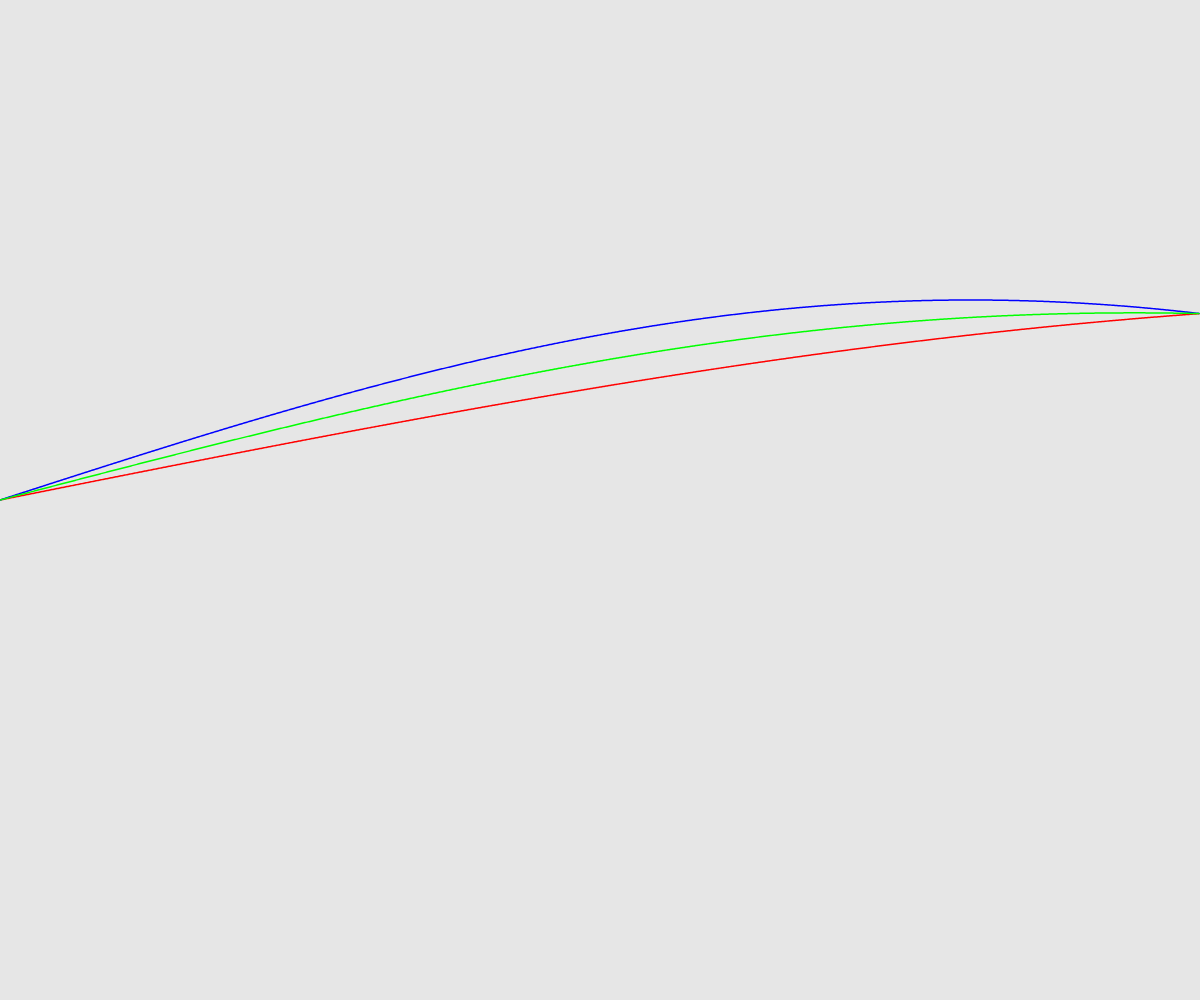
Frame 1 (no input)
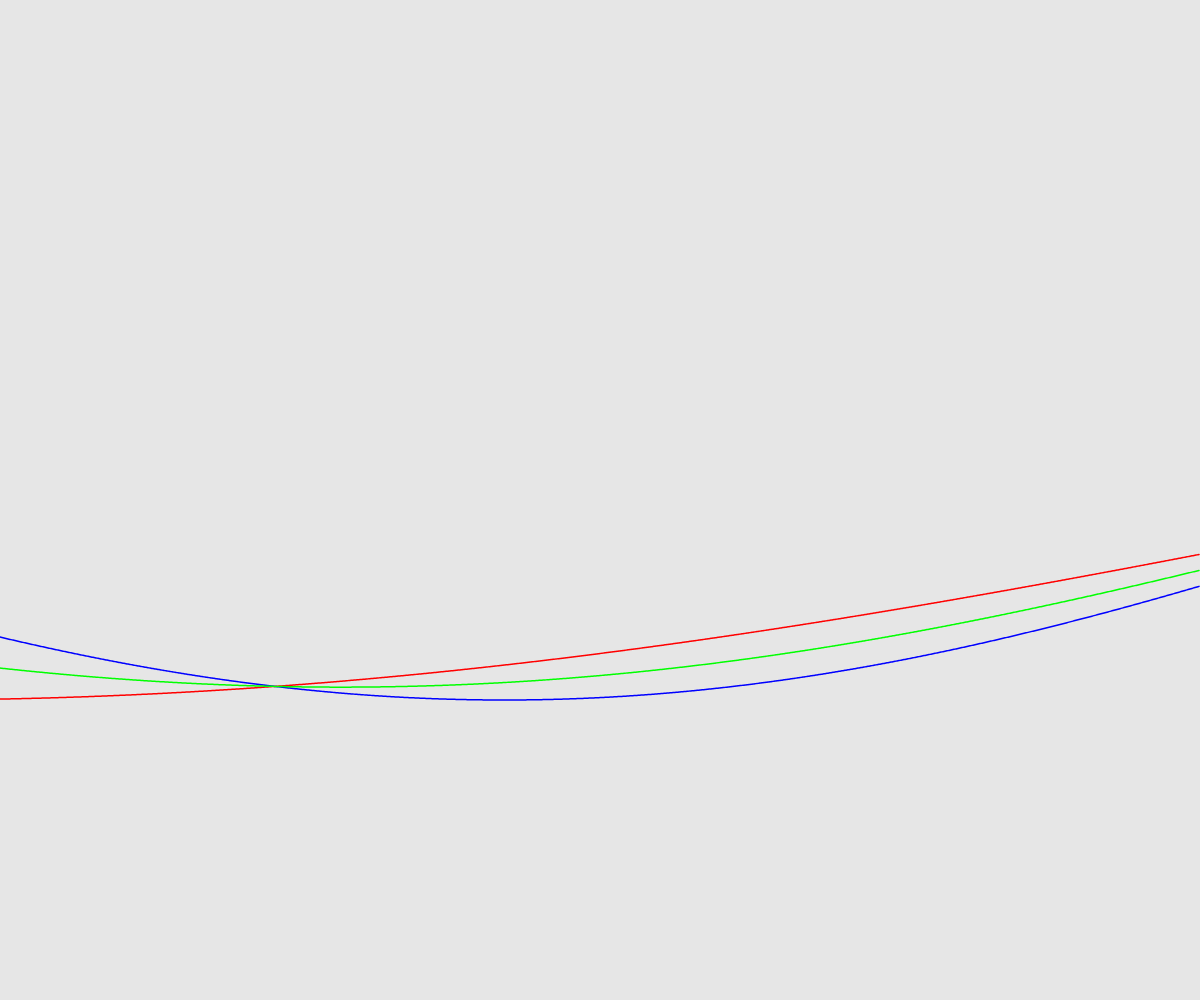
Frame 60 (no input)
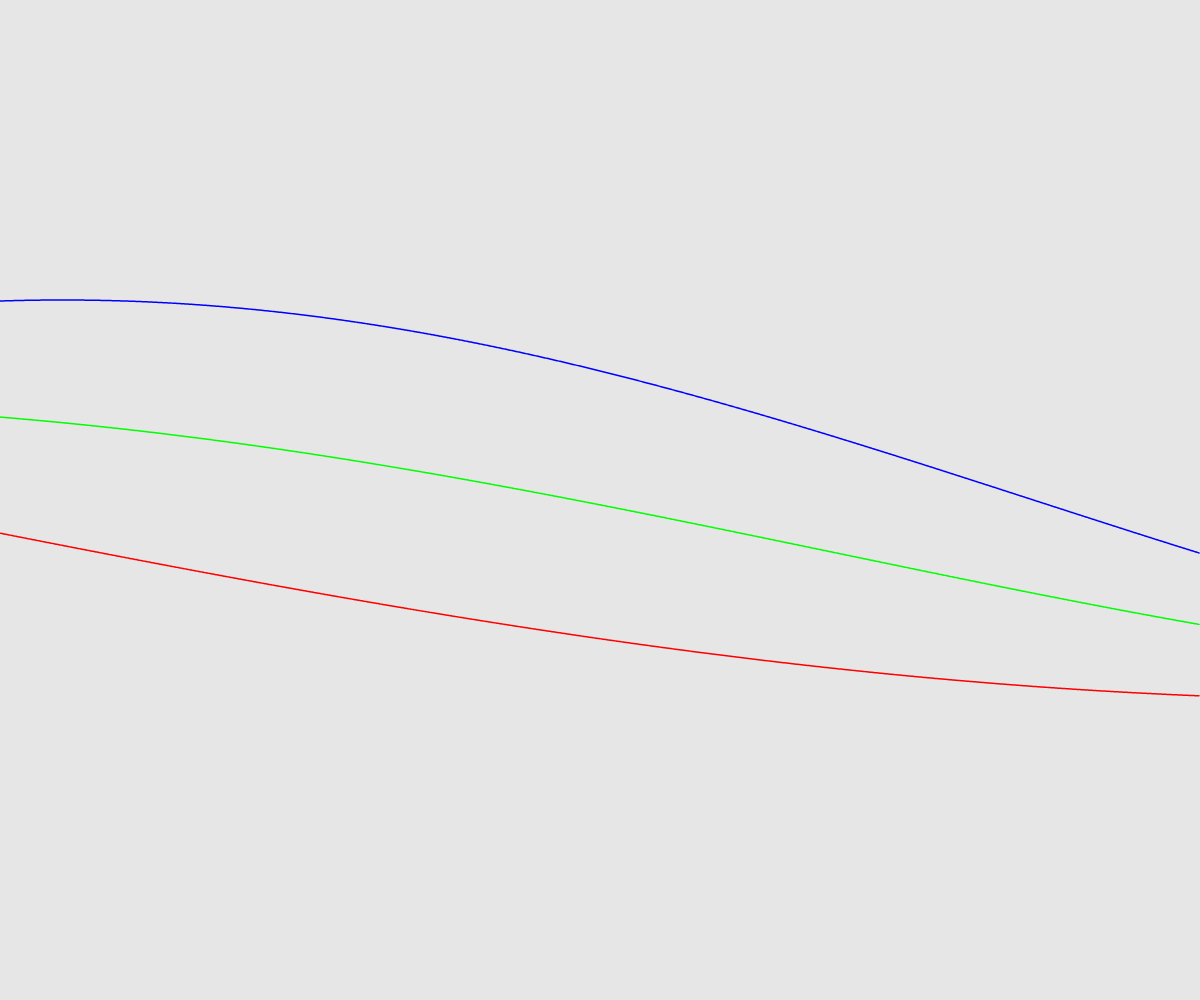
Frame 120 (the mouse pressed at the canvas centre since frame 60)

The p5.js sketch that drew these frames (run headless with seeded random() and noise() and a simulated clock; from frame 60 on, the mouse is pressed at the canvas centre):

// p5.js sketch
// ── sketch.js
let off = 0;
let speed = .025;
let xrate = 1/1000;

let wave1 = n => sin(n);
let wave2 = n => sin(n*((1+5**.5)/2));

function setup() {
  createCanvas(windowWidth,windowHeight);
}

function draw() {
  background(230);
  translate(0, height/2);
  noFill();
  strokeWeight(1.5);

  //stroke(255,0,0,mouseX/width*255);
  stroke(255,0,0);
  beginShape();
  for(let x = 0; x < width; x += 1) {
    let y = wave1(off-x*xrate) * 200;
    /*if (off-x*xrate > 0 )*/ vertex(x, y);
  }
  endShape();

  //stroke(0,0,255,mouseX/width*255);
  stroke(0,0,255);
  beginShape();
  for(let x = 0; x < width; x += 1) {
    let y = wave2(off-x*xrate) * 200;
    /*if (off-x*xrate > 0)*/ vertex(x, y);
  }
  endShape();

  stroke(0,255,0);
  beginShape();
  for(let x = 0; x < width; x += 1) {
    let y = (wave1(off-x*xrate) + wave2(off-x*xrate)) * 100;
    /*if (off-x*xrate > 0)*/ vertex(x, y);
  }
  endShape();

  //speed = (height - mouseY) / height / 10;
  //xrate = (height - mouseY) / height / 50;
  off += speed;
}

function mousePressed() {
  //off = 0;
}

function windowResized() {
  resizeCanvas(windowWidth,windowHeight);
}
